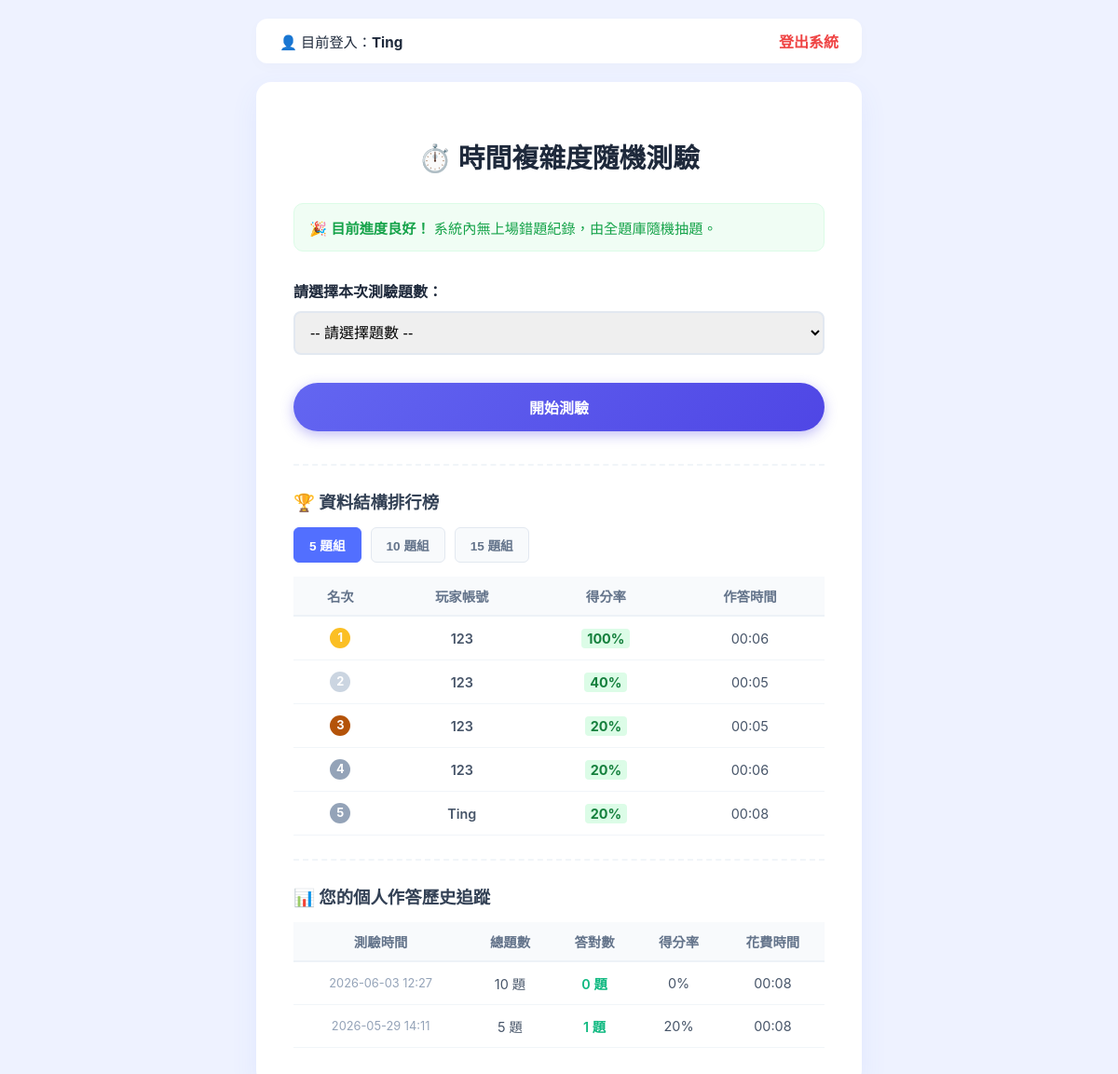
The app's page / (signed in) with its own data.
### quiz/models.py (models this page shows, shortened)
class QuizRecord(models.Model):
    user = models.ForeignKey(User, on_delete=models.CASCADE, related_name='quiz_records')
    total_questions = models.IntegerField(verbose_name="總題數")
    correct_count = models.IntegerField(verbose_name="答對題數")
    score_percent = models.IntegerField(verbose_name="得分率")
    duration = models.CharField(max_length=10, verbose_name="花費時間") # 儲存格式如 "02:15"
    created_at = models.DateTimeField(auto_now_add=True, verbose_name="作答時間")

### quiz/views.py (the view)
# urls.py: path('', views.index, name='index'),
def index(request):
    wrong_ids = request.session.get('wrong_question_ids', [])
    wrong_count = len(wrong_ids)
    my_history = []
    leaderboard_5 = []
    leaderboard_10 = []
    leaderboard_15 = []
    if request.user.is_authenticated:
        my_history = QuizRecord.objects.filter(user=request.user).order_by('-created_at')
    leaderboard_5 = QuizRecord.objects.filter(total_questions=5).order_by('-score_percent', 'duration')[:5]
    leaderboard_10 = QuizRecord.objects.filter(total_questions=10).order_by('-score_percent', 'duration')[:5]
    leaderboard_15 = QuizRecord.objects.filter(total_questions=15).order_by('-score_percent', 'duration')[:5]
    context = {
        'wrong_count': wrong_count,
        'my_history': my_history,
        'leaderboard_5': leaderboard_5,
        'leaderboard_10': leaderboard_10,
        'leaderboard_15': leaderboard_15,
    }
    return render(request, 'quiz/index.html', context)

### quiz/templates/quiz/index.html (shortened to what this page needs)
<!DOCTYPE html>
<html lang="zh-TW">
<head>
</head>
<body>
    <div class="navbar">
        <div class="user-status">
            {% if user.is_authenticated %}
                👤 目前登入：<strong>{{ user.username }}</strong>
            {% else %}
                👤 您尚未登入，紀錄將無法存入排行榜。
            {% endif %}
        </div>
        <div>
            {% if user.is_authenticated %}
                <a href="{% url 'logout' %}" class="auth-link" style="color: #ef4444;">登出系統</a>
            {% else %}
                <a href="{% url 'login' %}" class="auth-link">帳號登入</a>
                <a href="{% url 'register' %}" class="auth-link" style="color:#10b981;">註冊新帳號</a>
            {% endif %}
        </div>
    </div>
    <div class="start-box">
        <h1>⏱️ 時間複雜度隨機測驗</h1>
        {% if wrong_count > 0 %}
            <div class="status-alert status-wrong">
                ⚠️ <strong>偵測到單次錯題：</strong> 您上次有 {{ wrong_count }} 題未答對，本次將優先出現。
            </div>
        {% else %}
            <div class="status-alert status-clear">
                🎉 <strong>目前進度良好！</strong> 系統內無上場錯題紀錄，由全題庫隨機抽題。
            </div>
        {% endif %}
        <form action="{% url 'quiz_home' %}" method="GET">
            <div class="form-group">
                <label for="num_questions">請選擇本次測驗題數：</label>
                <select name="num" id="num_questions" required>
                    <option value="" disabled selected>-- 請選擇題數 --</option>
                </select>
            </div>
            {% if user.is_authenticated %}
                <button type="submit" class="start-btn">開始測驗</button>
            {% else %}
                <button type="button" class="start-btn" style="background: #94a3b8; cursor: not-allowed;" onclick="alert('請先在右上方登入或註冊帳號，才能開始測驗與上榜喔！')">請先登入以開始測驗</button>
            {% endif %}
        </form>
        <div class="dashboard-section">
            <div class="section-title">🏆 資料結構排行榜</div>
            <div class="tab-group">
                <button class="tab-btn active" onclick="switchTab('tab5')">5 題組</button>
                <button class="tab-btn" onclick="switchTab('tab10')">10 題組</button>
                <button class="tab-btn" onclick="switchTab('tab15')">15 題組</button>
            </div>
            <div id="tab5" class="leaderboard-content active">
                {% if leaderboard_5 %}
                    <table class="styled-table">
                        <thead><tr><th>名次</th><th>玩家帳號</th><th>得分率</th><th>作答時間</th></tr></thead>
                        <tbody>
                            {% for r in leaderboard_5 %}
                            <tr>
                                <td><span class="badge-rank rank-{{ forloop.counter }}">{{ forloop.counter }}</span></td>
                                <td style="font-weight:600;">{{ r.user.username }}</td>
                                <td><span class="badge-perfect">{{ r.score_percent }}%</span></td>
                                <td>{{ r.duration }}</td>
                            </tr>
                            {% endfor %}
                        </tbody>
                    </table>
                {% else %} <div class="no-data">5 題組目前空空如也，快來搶佔沙發！</div> {% endif %}
            </div>
        </div>
        {% if user.is_authenticated %}
        <div class="dashboard-section">
            <div class="section-title">📊 您的個人作答歷史追蹤</div>
            {% if my_history %}
                <table class="styled-table">
                    <thead><tr><th>測驗時間</th><th>總題數</th><th>答對數</th><th>得分率</th><th>花費時間</th></tr></thead>
                    <tbody>
                        {% for log in my_history %}
                            <tr>
                                <td style="font-size: 0.8rem; color: #94a3b8;">{{ log.created_at|date:"Y-m-d H:i" }}</td>
                                <td>{{ log.total_questions }} 題</td>
                                <td style="color:#10b981; font-weight:600;">{{ log.correct_count }} 題</td>
                                <td>{{ log.score_percent }}%</td>
                                <td>{{ log.duration }}</td>
                            </tr>
                        {% endfor %}
                    </tbody>
                </table>
            {% else %}
                <div class="no-data">您尚未在此帳號留下作答紀錄。</div>
            {% endif %}
        </div>
        {% endif %}
    </div>
</body>
</html>

### quiz/templates/quiz/index.html (style rules this page uses)
:root { --primary-color: #526fff; --bg-color: #eef2ff; --text-main: #1e293b; --border-color: #e2e8f0; }
body { font-family: -apple-system, BlinkMacSystemFont, sans-serif; background-color: var(--bg-color); color: var(--text-main); margin: 0; padding: 20px; display: flex; flex-direction: column; align-items: center; min-height: 100vh; }
.navbar { width: 100%; max-width: 650px; display: flex; justify-content: space-between; align-items: center; background: #ffffff; padding: 12px 25px; border-radius: 12px; margin-bottom: 20px; box-shadow: 0 4px 15px rgba(0,0,0,0.02); box-sizing: border-box; }
.user-status { font-weight: 500; font-size: 0.95rem; }
.auth-link { color: var(--primary-color); text-decoration: none; font-weight: 600; margin-left: 10px; }
.start-box { width: 100%; max-width: 650px; background: #ffffff; padding: 40px; border-radius: 16px; box-shadow: 0 10px 30px rgba(82, 111, 255, 0.08); text-align: center; box-sizing: border-box; }
h1 { margin-bottom: 30px; font-size: 1.8rem; }
.status-alert { padding: 14px 16px; border-radius: 10px; font-size: 0.95rem; margin-bottom: 30px; text-align: left; }
.status-clear { background-color: #f0fdf4; color: #16a34a; border: 1px solid #dcfce7; }
.form-group { margin-bottom: 30px; text-align: left; }
label { font-weight: 600; display: block; margin-bottom: 10px; }
select { width: 100%; padding: 12px; font-size: 1rem; border: 2px solid var(--border-color); border-radius: 8px; cursor: pointer; }
.start-btn { display: block; width: 100%; padding: 14px; font-size: 16px; font-weight: 600; color: white; background: linear-gradient(135deg, #6366f1 0%, #4f46e5 100%); border: none; border-radius: 50px; cursor: pointer; box-shadow: 0 4px 14px rgba(79, 70, 229, 0.35); margin-bottom: 35px; }
.dashboard-section { border-top: 2px dashed #f1f5f9; padding-top: 25px; margin-top: 25px; text-align: left; }
.section-title { font-size: 1.15rem; font-weight: 700; color: #334155; margin-bottom: 15px; display: flex; align-items: center; gap: 6px; }
.tab-group { display: flex; gap: 10px; margin-bottom: 15px; }
.tab-btn { padding: 8px 16px; font-size: 0.85rem; font-weight: 600; border-radius: 6px; border: 1px solid var(--border-color); background: #f8fafc; cursor: pointer; color: #64748b; transition: all 0.2s; }
.tab-btn.active { background: var(--primary-color); color: white; border-color: var(--primary-color); }
.leaderboard-content { display: none; }
.leaderboard-content.active { display: block; }
.styled-table { width: 100%; border-collapse: collapse; font-size: 0.9rem; }
.styled-table th { background-color: #f8fafc; color: #64748b; font-weight: 600; padding: 10px; border-bottom: 2px solid #edf2f7; text-align: center; }
.styled-table td { padding: 12px 10px; border-bottom: 1px solid #f1f5f9; text-align: center; color: #475569; }
.badge-rank { display: inline-block; width: 22px; height: 22px; line-height: 22px; border-radius: 50%; font-weight: bold; font-size: 0.8rem; color: white; background: #94a3b8; }
.rank-1 { background: #fbbf24; }
.rank-2 { background: #cbd5e1; }
.rank-3 { background: #b45309; }
.badge-perfect { background-color: #dcfce7; color: #15803d; padding: 2px 6px; border-radius: 4px; font-weight: bold; }

### records on screen
QuizRecord: user.username "123", score_percent "100", duration "00:06"
QuizRecord: user.username "123", score_percent "40", duration "00:05"
QuizRecord: user.username "123", score_percent "20", duration "00:05"
QuizRecord: user.username "123", score_percent "20", duration "00:06"
QuizRecord: user.username "Ting", score_percent "20", duration "00:08", created_at "2026-05-29 14:11", total_questions "5", correct_count "1"
QuizRecord: created_at "2026-06-03 12:27", total_questions "10", correct_count "0", score_percent "0", duration "00:08"

### other values on screen
{{ user.username }} "Ting"
